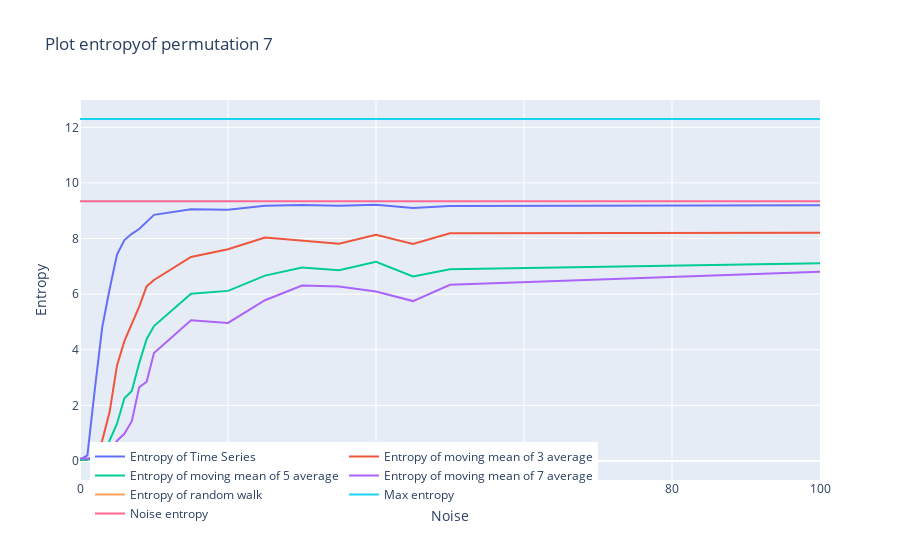

This figure's notebook cell:
### Code cell
fig = go.Figure()
fig.add_trace(go.Scatter(x=list_noise, y=list_ts_ent7, name='Entropy of Time Series'))
fig.add_trace(go.Scatter(x=list_noise, y=list_SMA3_ent7, name='Entropy of moving mean of 3 average'))
fig.add_trace(go.Scatter(x=list_noise, y=list_SMA5_ent7, name='Entropy of moving mean of 5 average'))
fig.add_trace(go.Scatter(x=list_noise, y=list_SMA7_ent7, name='Entropy of moving mean of 7 average'))
fig.add_trace(go.Scatter(x=datelist.index, y=list_rd_walk_ent7, name='Entropy of random walk'))
fig.add_trace(go.Scatter(x=list_noise, y=[max_ent7]*20, name='Max entropy'))
fig.add_trace(go.Scatter(x=list_noise, y=[noise_ent7]*20, name='Noise entropy'))
fig.update_layout(legend_orientation='h', legend=dict(x=.7,y=0.1, xanchor="right"), title="Plot entropyof permutation 7", xaxis_title="Noise", yaxis_title="Entropy")

### Figure 1 — Plotly figure (JSON) as saved in the notebook; plotly's stock layout.template omitted (floating-point values rounded to 4 significant figures; data arrays with more than 128 entries replaced by an {"elided": "..."} marker saying what was removed)
{"data": [{"name": "Entropy of Time Series", "type": "scatter", "x": [0, 1, 2, 3, 4, 5, 6, 7, 8, 9, 10, 15, 20, 25, 30, 35, 40, 45, 50, 100], "y": [0.04582, 0.2044, 2.575, 4.803, 6.176, 7.427, 7.945, 8.169, 8.343, 8.601, 8.851, 9.05, 9.037, 9.18, 9.205, 9.178, 9.212, 9.102, 9.168, 9.201]}, {"name": "Entropy of moving mean of 3 average", "type": "scatter", "x": [0, 1, 2, 3, 4, 5, 6, 7, 8, 9, 10, 15, 20, 25, 30, 35, 40, 45, 50, 100], "y": [0.04582, 0.04582, 0.2044, 0.7335, 1.759, 3.438, 4.31, 4.95, 5.555, 6.278, 6.509, 7.338, 7.616, 8.034, 7.922, 7.812, 8.135, 7.803, 8.19, 8.212]}, {"name": "Entropy of moving mean of 5 average", "type": "scatter", "x": [0, 1, 2, 3, 4, 5, 6, 7, 8, 9, 10, 15, 20, 25, 30, 35, 40, 45, 50, 100], "y": [0.04582, 0.04582, 0.07636, 0.04582, 0.7372, 1.343, 2.256, 2.516, 3.52, 4.378, 4.851, 6.014, 6.118, 6.666, 6.96, 6.864, 7.164, 6.64, 6.897, 7.11]}, {"name": "Entropy of moving mean of 7 average", "type": "scatter", "x": [0, 1, 2, 3, 4, 5, 6, 7, 8, 9, 10, 15, 20, 25, 30, 35, 40, 45, 50, 100], "y": [0.09162, 0.09162, 0.09162, 0.09162, 0.2994, 0.7308, 0.9776, 1.43, 2.653, 2.846, 3.88, 5.059, 4.966, 5.781, 6.309, 6.278, 6.098, 5.751, 6.34, 6.804]}, {"name": "Entropy of random walk", "type": "scatter", "x": {"elided": "721 str values"}, "y": [0, 8.744, 8.79, 8.537, 8.779, 8.678, 8.738, 8.76, 8.863, 8.751, 8.699, 8.749, 8.894, 8.681, 8.84, 8.562, 8.722, 8.691, 8.659, 8.611]}, {"name": "Max entropy", "type": "scatter", "x": [0, 1, 2, 3, 4, 5, 6, 7, 8, 9, 10, 15, 20, 25, 30, 35, 40, 45, 50, 100], "y": [12.3, 12.3, 12.3, 12.3, 12.3, 12.3, 12.3, 12.3, 12.3, 12.3, 12.3, 12.3, 12.3, 12.3, 12.3, 12.3, 12.3, 12.3, 12.3, 12.3]}, {"name": "Noise entropy", "type": "scatter", "x": [0, 1, 2, 3, 4, 5, 6, 7, 8, 9, 10, 15, 20, 25, 30, 35, 40, 45, 50, 100], "y": [9.343, 9.343, 9.343, 9.343, 9.343, 9.343, 9.343, 9.343, 9.343, 9.343, 9.343, 9.343, 9.343, 9.343, 9.343, 9.343, 9.343, 9.343, 9.343, 9.343]}], "layout": {"legend": {"orientation": "h", "x": 0.7, "xanchor": "right", "y": 0.1}, "title": {"text": "Plot entropyof permutation 7"}, "xaxis": {"title": {"text": "Noise"}}, "yaxis": {"title": {"text": "Entropy"}}}}
